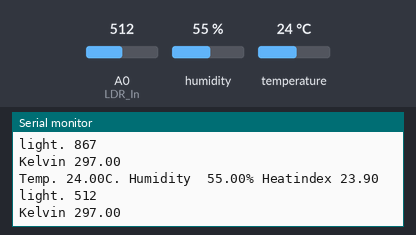
Bench run of a sketch on a simulated ESP8266 (NodeMCU). On the bench: the last lines printed to the serial monitor. The inputs (shaded band) are chosen by the test bench; at power-on: humidity 55 %, A0 (LDR_In) = 512, temperature 24 °C. WiFi joins after 1.5 s; servers stay silent unless stated.

Above: at 8.8 s.
8.9 s: humidity set to 22 %
At 12.1 s:
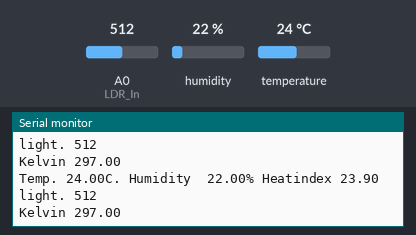
13.2 s: A0 (LDR_In) set to 716
At 15.2 s:
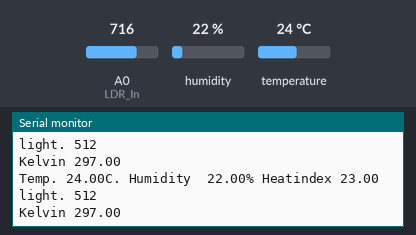
17.5 s: temperature set to 12 °C
At 21.4 s:
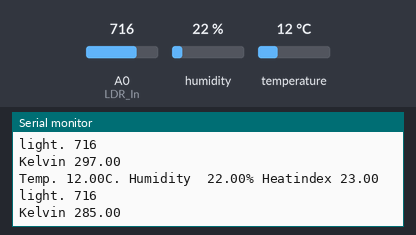
21.8 s: A0 (LDR_In) set to 900
At 23.6 s:
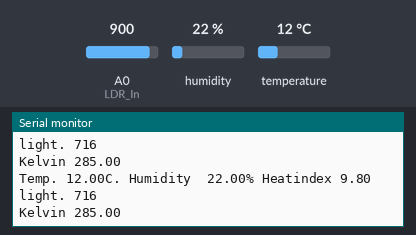
26.1 s: humidity set to 40 %
At 26.8 s:
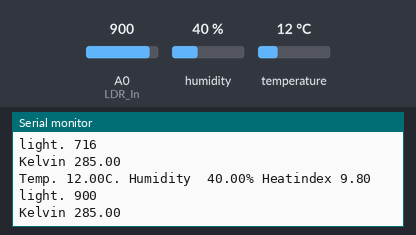
Timing chart, 0 to 29.1 s (numbered marks = the images above; inputs shaded):
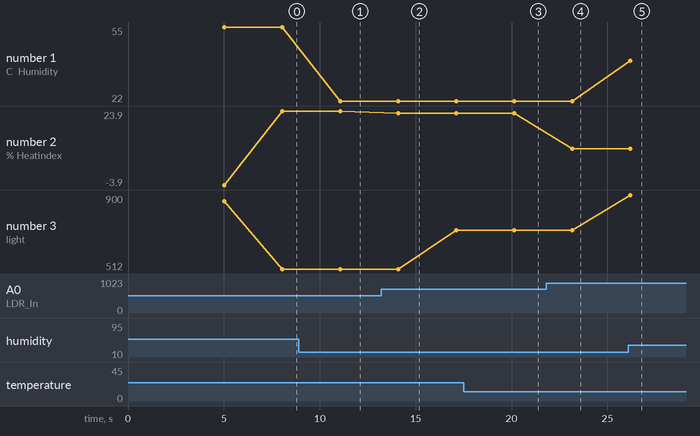

The sketch:

les4_DHT11_temp_hum_sensor.ino
```cpp
/*
 *   Mediacollege Duurzaam huis BO
 *   Les 4
 *   Connectie met internet
 *   Webserver
 *   DHT11 temperature + humidity sensor
*/

//analog input
int lichtHoeveelheid = 867;

int LDR_In = A0;

//        initialise temperature humidity sensor DHT11
#include "DHT.h"
#define DHTTYPE DHT11       // DHT 11 sensor
uint8_t DHTPin = D7;        // DHT Sensor data input
DHT dht(DHTPin, DHTTYPE);   // Initialize DHT sensor.
float Temperature;          // temperature
float Humidity;             // humidity
float HeatIndex;            // Heatindex
float Kelvin;

//      web server
#include <ESP8266WiFi.h>
#include <WiFiClient.h>
#include <ESP8266WebServer.h>
ESP8266WebServer server(80); // maak een instantie van de webserver op poort 80

// your data
String studentName = "Nabil student nummer 33580"; // jouw student nummer + naam

const char* ssid = "Medialab";
const char* password = "Mediacollege2";

void readDHT11(){
  /*
   *  read the sensor
   *  sampling rate DHT11 is max. 1Hz
   *  the DHT11 is known for erroneous readings
   */
    float temperature =  round(dht.readTemperature()*10)/10; // Gets the values of the temperature
    float kelvin = round(temperature+273.15); // Gets the values of the temperature

    float humidity = round(dht.readHumidity()*10)/10; // Gets the values of the humidity
    // Compute heat index in Celsius (isFahrenheit = false)
    float heatindex = round(dht.computeHeatIndex( Temperature, Humidity, false)*10)/10;

    if(isnan(temperature) || isnan(humidity) || isnan(heatindex)){
        // sensor error
        Serial.println("DHT11 sensor error");
    }
    else{
        // the DHT11 readings look ok
        Temperature = temperature;
        Humidity =  humidity ;
        HeatIndex = heatindex;
        Kelvin = kelvin;
        // show in Serial Monitor
        Serial.print("Temp. ");
        Serial.print(Temperature);
        Serial.print("C. Humidity  ");
        Serial.print(humidity);
        Serial.print("% Heatindex ");
        Serial.println(heatindex);
        Serial.print("light. ");
        Serial.println(lichtHoeveelheid);
        Serial.print("Kelvin ");
        Serial.println(kelvin);
      }
 }

void wifiConnect(){
  WiFi.begin(ssid, password); // connect to wifi ssid with password
  while (WiFi.status() != WL_CONNECTED) {
      delay(1000); // wait 1 sec
      Serial.print("Connecting..");
      }
  //if connected
  Serial.print("\r\nConnected: SSID: ");
  Serial.print(ssid);
  Serial.print("    IP address: ");
  Serial.println(WiFi.localIP());

  server.begin();
  Serial.println("HTTP server started");
 }

void handleRoot() {
   server.send(200, "text/html", "<h3>Duurzaam Huis DHT11 sensor. <br> Mijn naam is: "
   +  studentName +
   "</h3><form action=\"/sensor\" method=\"GET\"><input type=\"submit\" value=\"Sensor Read\"></form>" );
   }

void handleNotFound(){
  String message = "I'm sorry, I don't know what to do\n\n";
  server.send(404, "text/plain", message);
}

void handleSensor(){
  server.send(200, "text/html", "<h3>Duurzaam Huis: "
   +  studentName + "</h3>Temperature " + String(Temperature) +
   " Celsius<br>Humidity " + String(Humidity) +  " %<br>Heatindex " + String(HeatIndex) + "<br>Kelvin: " + String(Kelvin) + "<br>light" + String(lichtHoeveelheid));

   // hier nog lichtwaarde naar website

  }

void setup(){
  Serial.begin(115200);      //  Start de serial monitor

/*
 * Webserver functionaliteit
 *  server.on("/"
 *  server.on("/sensor"
 *  server.onNotFound
 */
  server.on("/", handleRoot);

  server.on("/sensor", handleSensor);

  server.onNotFound(handleNotFound);
}

void loop(){
  if (WiFi.status() != WL_CONNECTED) wifiConnect();// reconnect Wifi if necessary
  server.handleClient();
  delay(3000);    //Send a request every XXX ms  DHT11 needs at least 2 seconds
  readDHT11();
  // analog in uitlezen
  lichtHoeveelheid = analogRead(LDR_In);


//  Serial.println(lichtHoeveelheid);
//  Serial.println(Kelvin);
}
```

Measured:
- after the input at 8.9 s, the serial monitor: prints a new line after 2.2 s (image 1)
- after the input at 17.5 s, the serial monitor: prints a new line after 2.7 s (image 3)
- after the input at 26.1 s, the serial monitor: prints a new line after 0.10 s (image 5)
- plotted number 1: 55 → 22 after the input at 8.9 s, 22 → 40 after the input at 26.1 s
- plotted number 2: 9.8 → 10.3 after the input at 26.1 s
- plotted number 3: 512 → 716 after the input at 13.2 s
